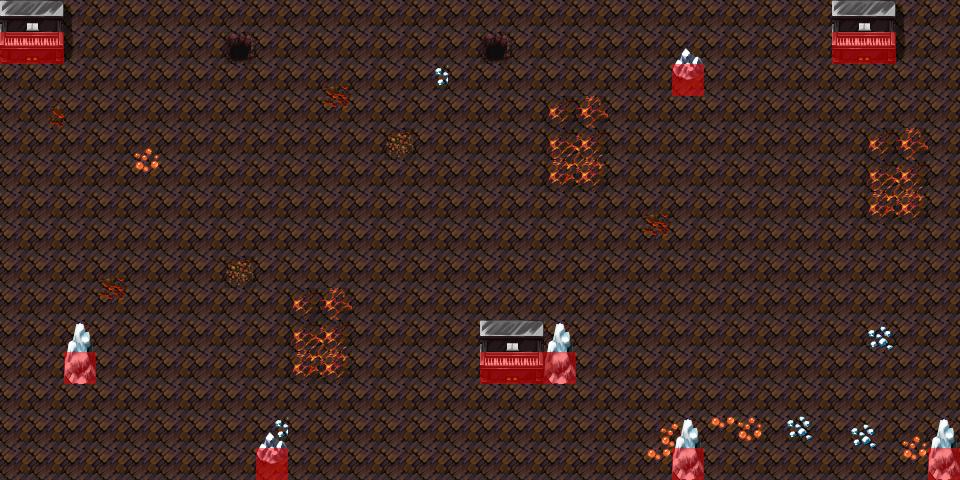

The image is a tile-based game level rendered from a .tmx file. Its description and source (layers, tilesets, objects; grid data summarised) follow:
An orthogonal 30x15 tile map with 32x32 px tiles, 5 tile layers (ground, under, pianos under, Over, ...), 2 tilesets and 12 objects (2x high, 2x mid, 2x low, low audio, mid audio, ...).

<map version="1.5" tiledversion="1.7.2" orientation="orthogonal" renderorder="right-down" width="30" height="15" tilewidth="32" tileheight="32" infinite="0" nextlayerid="13" nextobjectid="21">
 <editorsettings>
  <export target="audio-experiment.lua" format="lua" />
 </editorsettings>
 <tileset firstgid="1" name="tileset" tilewidth="32" tileheight="32" tilecount="256" columns="16">
  <image source="tileset.png" width="512" height="512" />
 </tileset>
 <tileset firstgid="257" name="collision" tilewidth="32" tileheight="32" tilecount="1" columns="1">
  <image source="collision.png" width="32" height="32" />
 </tileset>
 <layer id="10" name="ground" width="30" height="15">
  <data>[450 cells, 450 non-empty, 14 distinct tile ids]</data>
 </layer>
 <layer id="1" name="under" width="30" height="15">
  <data>[450 cells, 25 non-empty, 14 distinct tile ids]</data>
 </layer>
 <layer id="3" name="pianos under" width="30" height="15">
  <data>[450 cells, 13 non-empty, 5 distinct tile ids]</data>
 </layer>
 <objectgroup id="4" name="Interactive Events">
  <object id="10" name="high" x="864" y="32" width="32" height="32">
   <properties>
    <property name="text" value="The lows tones are now a distant memory, another time.  The high tones of this piano fill you with anticipation." />
   </properties>
  </object>
  <object id="14" name="high" x="832" y="32" width="32" height="32">
   <properties>
    <property name="text" value="The lows tones are now a distant memory, another time.  The high tones of this piano fill you with anticipation." />
   </properties>
  </object>
  <object id="15" name="mid" x="480" y="352" width="32" height="32">
   <properties>
    <property name="text" value="The lows are more distant now,  and the middle tones are most prominent." />
   </properties>
  </object>
  <object id="8" name="mid" x="512" y="352" width="32" height="32">
   <properties>
    <property name="text" value="The lows are more distant now,  and the middle tones are most prominent." />
   </properties>
  </object>
  <object id="18" name="low" x="0" y="32" width="32" height="32">
   <properties>
    <property name="text">The lower tones of this piano resonate clearly here.
Your journey stretches out before you.   There is a long road ahead.</property>
   </properties>
  </object>
  <object id="4" name="low" x="32" y="32" width="32" height="32">
   <properties>
    <property name="text">The lower tones of this piano resonate clearly here.
Your journey stretches out before you.   There is a long road ahead.</property>
   </properties>
  </object>
 </objectgroup>
 <objectgroup id="7" name="Dynamic Audio">
  <object id="11" name="low audio" x="0" y="32" width="32" height="32">
   <properties>
    <property name="File" value="low.ogg" />
   </properties>
  </object>
  <object id="12" name="mid audio" x="512" y="352" width="32" height="32">
   <properties>
    <property name="File" value="mid.ogg" />
   </properties>
  </object>
  <object id="13" name="high audio" x="864" y="32" width="32" height="32">
   <properties>
    <property name="File" value="high.ogg" />
   </properties>
  </object>
 </objectgroup>
 <objectgroup id="2" name="Player">
  <object id="3" name="Player" x="32" y="96" width="32" height="32" />
 </objectgroup>
 <layer id="8" name="Over" width="30" height="15">
  <data>[450 cells, 14 non-empty, 5 distinct tile ids]</data>
 </layer>
 <layer id="6" name="Collision" width="30" height="15" opacity="0.48">
  <data>[450 cells, 12 non-empty, 1 distinct tile ids]</data>
 </layer>
 <objectgroup id="5" name="Texture">
  <object id="7" name="Fog" x="0" y="0" width="960" height="480">
   <properties>
    <property name="Texture" value="FogTexture.png" />
    <property name="alpha" type="float" value="0.333" />
    <property name="vx" type="float" value="0.025" />
    <property name="vy" type="float" value="-0.001" />
   </properties>
  </object>
 </objectgroup>
 <objectgroup id="12" name="Texture" tintcolor="#4bc83232">
  <object id="19" name="Red Fog" x="0" y="0" width="960" height="480">
   <properties>
    <property name="Texture" value="FogTexture.png" />
    <property name="alpha" type="float" value="0.25" />
    <property name="vx" type="float" value="-0.0125" />
    <property name="vy" type="float" value="0.01" />
   </properties>
  </object>
 </objectgroup>
</map>